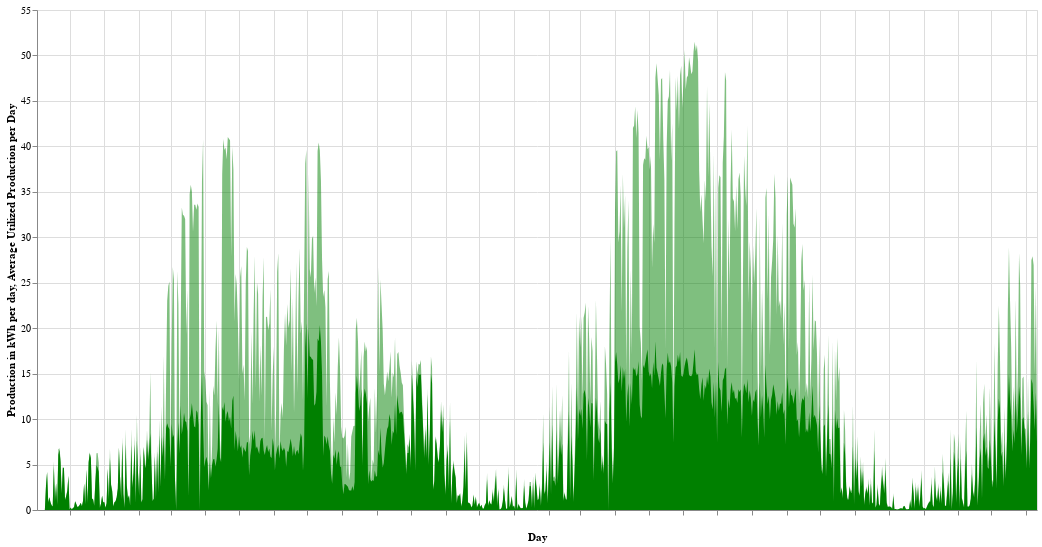

This figure's notebook cell:
### Markdown cell above
But for more details, compared with bar charts, we can refine the data at a more detailed time granularity by using area charts.

### Code cell
# Chart data
# Group by usage_date to get daily averages
production_data = data.groupby('usage_date')['totalProductPower'].mean().reset_index()
self_use_data = data.groupby('usage_date')['totalSelfUsePower'].mean().reset_index()

# Update the chart for production data
production_chart_day = alt.Chart(production_data).mark_area(color='green', opacity=0.5).encode(
    x=alt.X('yearmonthdate(usage_date):T', title='Day', axis=alt.Axis(format='%Y-%m-%d', labelExpr="datum.value[8] == '1' ? timeFormat(datum.value, '%Y-%m-%d') : ''")),
    y=alt.Y('totalProductPower:Q', title='Production in kWh per day'),
    tooltip=[
        alt.Tooltip('yearmonthdate(usage_date):T', title='Day'),
        alt.Tooltip('totalProductPower:Q', title='Average Production per Day')
    ]
).properties(
    height=500,
    width=1000
)
# Update the chart for self-use data
selfUse_chart_day = alt.Chart(self_use_data).mark_area(color='green').encode(
    x=alt.X('yearmonthdate(usage_date):T', sort=None, title='Day', axis=alt.Axis(format='%Y-%m-%d', labelExpr="datum.value[8] == '1' ? timeFormat(datum.value, '%Y-%m-%d') : ''")),
    y=alt.Y('totalSelfUsePower:Q', title='Average Utilized Production per Day'),
    tooltip=[
        alt.Tooltip('yearmonthdate(usage_date):T', title='Day'),
        alt.Tooltip('totalSelfUsePower:Q', title='Average Utilized Production per Day')
    ]
).properties(
    height=500,
    width=1000
)

combined_chart = alt.layer(
    production_chart_day,
    selfUse_chart_day
).resolve_scale(
    color='independent',  # This allows each chart to use its own color scheme if needed
    y='shared'  # Ensures both charts share the same y-axis for accurate comparison
).properties(
    width=1000,  # Set the width of the combined chart
    height=500   # Set the height of the combined chart
)

combined_chart.show()

### Figure 1 — Vega-Lite specification as saved in the notebook (floating-point values rounded to 4 significant figures; data arrays with more than 128 entries replaced by an {"elided": "..."} marker saying what was removed)
{"config": {"view": {"continuousWidth": 300, "continuousHeight": 300}}, "layer": [{"data": {"name": "data-91dc853ec553a3cde3c0f7182001035a"}, "mark": {"type": "area", "color": "green", "opacity": 0.5}, "encoding": {"tooltip": [{"field": "usage_date", "timeUnit": "yearmonthdate", "title": "Day", "type": "temporal"}, {"field": "totalProductPower", "title": "Average Production per Day", "type": "quantitative"}], "x": {"axis": {"format": "%Y-%m-%d", "labelExpr": "datum.value[8] == '1' ? timeFormat(datum.value, '%Y-%m-%d') : ''"}, "field": "usage_date", "timeUnit": "yearmonthdate", "title": "Day", "type": "temporal"}, "y": {"field": "totalProductPower", "title": "Production in kWh per day", "type": "quantitative"}}}, {"data": {"name": "data-b99a220bcf332ada8f1fa7e2157f87ff"}, "mark": {"type": "area", "color": "green"}, "encoding": {"tooltip": [{"field": "usage_date", "timeUnit": "yearmonthdate", "title": "Day", "type": "temporal"}, {"field": "totalSelfUsePower", "title": "Average Utilized Production per Day", "type": "quantitative"}], "x": {"axis": {"format": "%Y-%m-%d", "labelExpr": "datum.value[8] == '1' ? timeFormat(datum.value, '%Y-%m-%d') : ''"}, "field": "usage_date", "sort": null, "timeUnit": "yearmonthdate", "title": "Day", "type": "temporal"}, "y": {"field": "totalSelfUsePower", "title": "Average Utilized Production per Day", "type": "quantitative"}}}], "height": 500, "resolve": {"scale": {"color": "independent", "y": "shared"}}, "width": 1000, "$schema": "https://vega.github.io/schema/vega-lite/v5.17.0.json", "datasets": {"data-91dc853ec553a3cde3c0f7182001035a": {"elided": "892 records"}, "data-b99a220bcf332ada8f1fa7e2157f87ff": {"elided": "892 records"}}}
